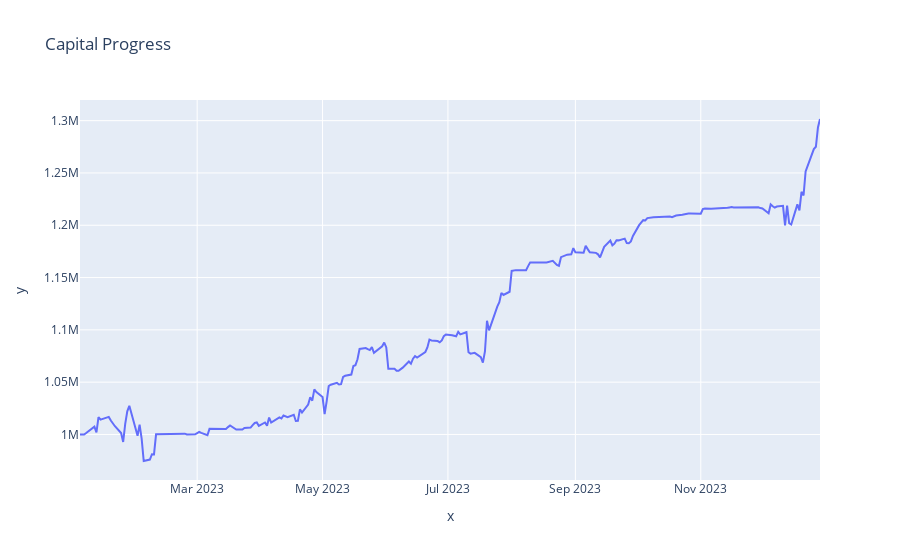

Notebook code cell kept with this figure:
### Markdown cell above
# Train plot

### Code cell
px.line(x = df_train.index, y = value_list_train, title = 'Capital Progress')

### Figure 1 — Plotly figure (JSON) as saved in the notebook; plotly's stock layout.template omitted (floating-point values rounded to 4 significant figures; data arrays with more than 128 entries replaced by an {"elided": "..."} marker saying what was removed)
{"data": [{"hovertemplate": "x=%{x}<br>y=%{y}<extra></extra>", "legendgroup": "", "line": {"color": "#636efa", "dash": "solid"}, "marker": {"symbol": "circle"}, "mode": "lines", "name": "", "orientation": "v", "showlegend": false, "type": "scatter", "x": {"elided": "250 str values"}, "xaxis": "x", "y": {"elided": "250 float values"}, "yaxis": "y"}], "layout": {"legend": {"tracegroupgap": 0}, "title": {"text": "Capital Progress"}, "xaxis": {"anchor": "y", "domain": [0, 1], "title": {"text": "x"}}, "yaxis": {"anchor": "x", "domain": [0, 1], "title": {"text": "y"}}}}
